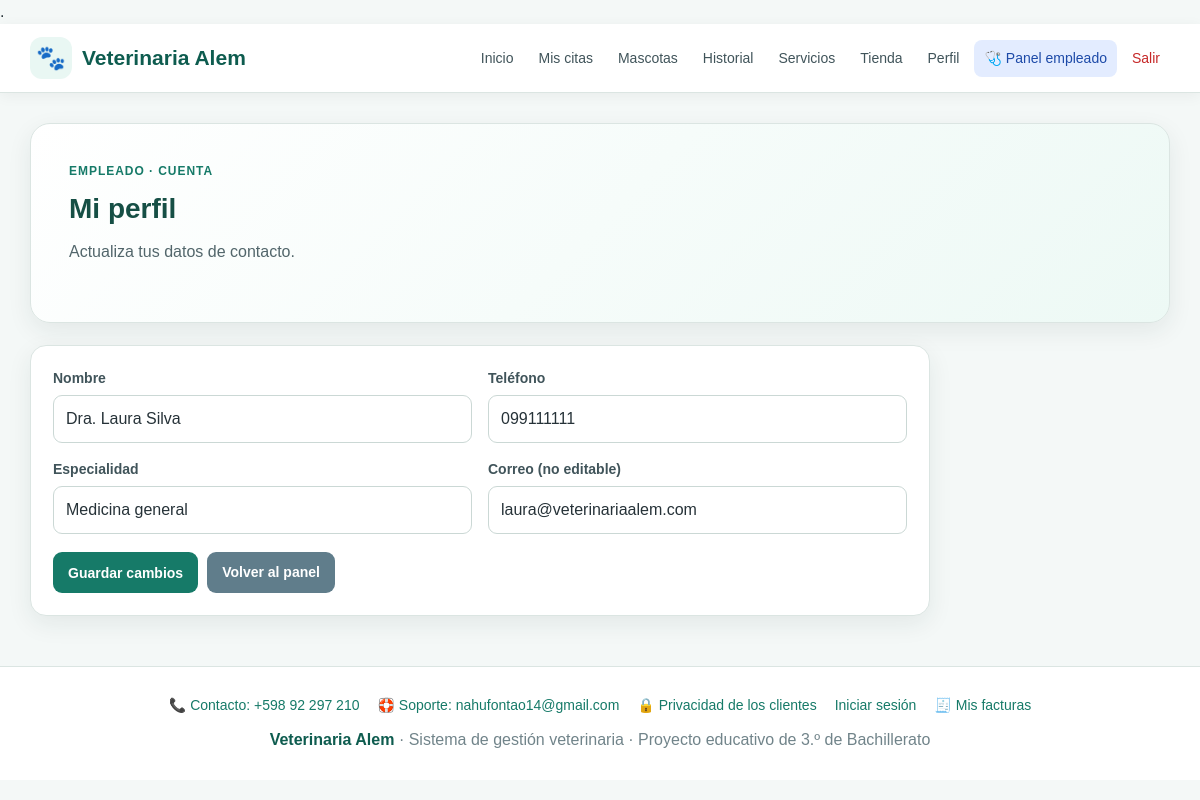
Page /empleado/perfil.php (signed in) on the committed database.
### tables this page shows
CREATE TABLE empleados(
 id INT AUTO_INCREMENT PRIMARY KEY,
 id_usuario INT NULL,
 nombre VARCHAR(100) NOT NULL,
 especialidad VARCHAR(100),
 puestos VARCHAR(100),
 horario VARCHAR(100),
 salario DECIMAL(10,2) NULL,
 rango VARCHAR(50),
 telefono VARCHAR(30),
 email VARCHAR(150)
);

### includes/helpers.php (called while the page is built, shortened)
<?php
function h($v) {
    return htmlspecialchars((string)$v, ENT_QUOTES, "UTF-8");
}
function empleado_id_actual($conexion) {
    $uid = (int)($_SESSION["usuario_id"] ?? 0);
    $stmt = $conexion->prepare("SELECT id FROM empleados WHERE id_usuario = ? LIMIT 1");
    $stmt->bind_param("i", $uid);
    $stmt->execute();
    $e = $stmt->get_result()->fetch_assoc();
    if ($e) return (int)$e["id"];
    $stmt = $conexion->prepare(
        "SELECT e.id FROM empleados e
         JOIN usuarios u ON u.email = e.email
         WHERE u.id = ? AND e.id_usuario IS NULL LIMIT 1"
    );
    $stmt->bind_param("i", $uid);
    $stmt->execute();
    $e = $stmt->get_result()->fetch_assoc();
    return (int)$e["id"];
}

### empleado/perfil.php (the view, shortened to what this page needs)
<?php
require "../conexion.php";
$id_emp = empleado_id_actual($conexion);
if ($id_emp > 0) {
    $stmt = $conexion->prepare("SELECT nombre, telefono, especialidad, email FROM empleados WHERE id = ?");
    $stmt->bind_param("i", $id_emp);
    $stmt->execute();
    $e = $stmt->get_result()->fetch_assoc();
}
require "../includes/header.php";
?>
<section class="hero">
    <div class="hero-kicker">Empleado · Cuenta</div>
    <h2>Mi perfil</h2>
    <p>Actualiza tus datos de contacto.</p>
</section>
<div class="form-card">
    <form method="post">
        <div class="form-grid">
            <div class="field"><label>Nombre</label><input name="nombre" value="<?= h($e["nombre"]) ?>" required maxlength="100"></div>
            <div class="field"><label>Teléfono</label><input name="telefono" value="<?= h($e["telefono"]) ?>" maxlength="30"></div>
            <div class="field"><label>Especialidad</label><input name="especialidad" value="<?= h($e["especialidad"]) ?>" maxlength="100"></div>
            <div class="field"><label>Correo (no editable)</label><input value="<?= h($e["email"]) ?>" disabled></div>
        </div>
        <div class="form-actions">
            <button class="btn" type="submit">Guardar cambios</button>
            <a class="btn secondary" href="index.php">Volver al panel</a>
        </div>
    </form>
</div>
<?php require "../includes/footer.php"; ?>

### css/estilos.css (style rules this page uses)
* { box-sizing:border-box }
:root { --verde:#167a68; --verde-oscuro:#0e5c4f; --verde-claro:#e9f7f3; --azul:#2563eb; --rojo:#c62828; --amarillo:#d88900; --texto:#263238; --gris:#607d8b; --fondo:#f4f8f7; --blanco:#ffffff; --borde:#dbe5e2; --sombra:0 8px 24px rgba(25,55,50,.08); }
html { scroll-behavior:smooth }
body { margin:0; font-family:Arial,Helvetica,sans-serif; background:var(--fondo); color:var(--texto); line-height:1.5; }
a { color:var(--verde);text-decoration:none }
.hero { background:linear-gradient(135deg,#ffffff 0%,#edf9f5 100%); border:1px solid var(--borde); border-radius:20px; padding:38px; box-shadow:var(--sombra); margin-bottom:22px; }
.hero-kicker { color:var(--verde); font-weight:700; text-transform:uppercase; letter-spacing:.08em; font-size:12px; margin-bottom:8px; }
.hero h1,.hero h2 { margin:0 0 10px; color:#164f45; }
.hero h2 { font-size:28px }
.hero p { margin:0 0 20px;color:#52666b;max-width:760px }
.card,.form-card,.table-card { background:var(--blanco); border:1px solid var(--borde); border-radius:16px; padding:22px; box-shadow:var(--sombra); margin-bottom:20px; }
.btn { display:inline-block; border:0; background:var(--verde); color:#fff; padding:10px 15px; border-radius:9px; font-weight:700; font-size:14px; cursor:pointer; text-decoration:none; }
.btn.secondary { background:#607d8b }
.form-card { max-width:900px; }
.form-grid { display:grid; grid-template-columns:repeat(2,minmax(0,1fr)); gap:16px; }
.field { display:flex; flex-direction:column; gap:6px; }
.field label { font-size:14px; font-weight:700; color:#40545a; }
input,select,textarea { width:100%; padding:11px 12px; border:1px solid #cbd8d5; border-radius:9px; background:#fff; color:var(--texto); font:inherit; outline:none; }
.form-actions { display:flex; gap:9px; flex-wrap:wrap; margin-top:18px; }

### rows in the picture
empleados: nombre "Dra. Laura Silva", telefono "099111111", especialidad "Medicina general", email "laura@veterinariaalem.com"

### other values in the picture
VET_TELEFONO "+598 92 297 210"
VET_EMAIL_SOPORTE "nahufontao14@gmail.com"
